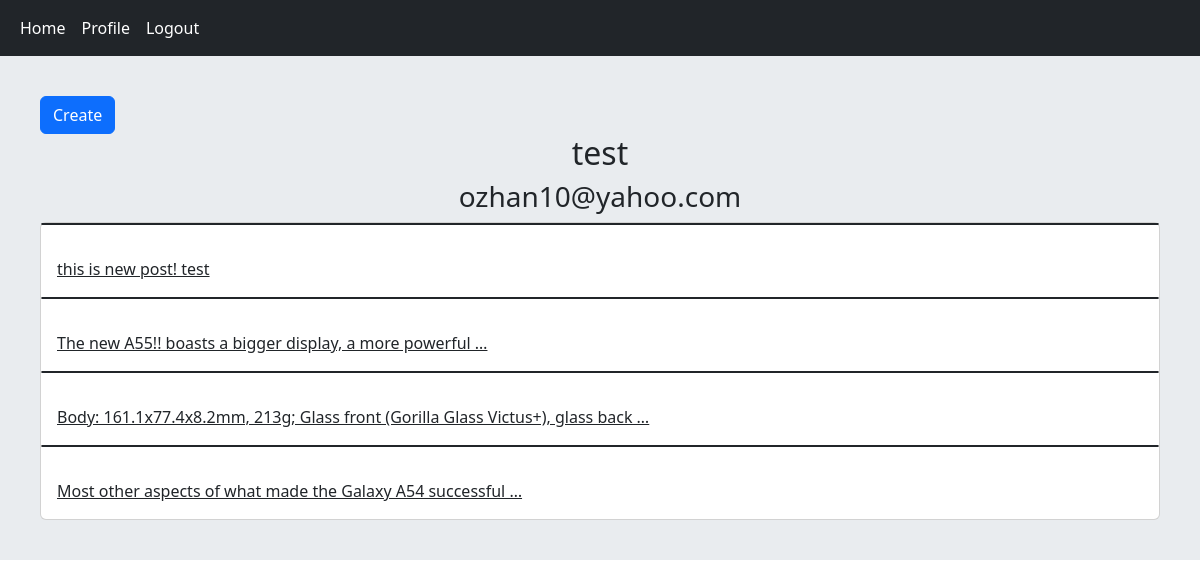
The app's page /account/profile/2/ (signed in) with its own data.
### home/models.py (models this page shows, shortened)
class Post(models.Model):
    user = models.ForeignKey(User,on_delete=models.CASCADE,related_name='posts')
    body = models.TextField()
    slug = models.SlugField()
    created = models.DateTimeField(auto_now_add=True)
    updated = models.DateTimeField(auto_now=True)
    class Meta():
        ordering = ['-updated']
    def get_absolute_url(self):
        return reverse('home:post_detail',args=(self.id,self.slug))

### account/views.py (the view)
# urls.py: path('profile/<user_id>/',views.UserProfileView.as_view(),name='user_profile'),
class UserProfileView(LoginRequiredMixin, View):
    def get(self, request, user_id):
        if_following = False
        user = get_object_or_404(User, pk=user_id)
        post = user.posts.all()
        relation = Relation.objects.filter(from_user = request.user , to_user=user)
        if relation.exists():
            if_following = True
        return render(request, 'account/profile.html', {'user': user, 'posts': post,'is_following':if_following})

### account/templates/account/profile.html (shortened to what this page needs)
{% extends 'base.html' %}
{% block content %}
    {% if request.user.id == user.id %}
        <a href="{% url 'home:post_create' %}" class="btn btn-primary" > Create </a>
    {% endif %}
    <h2 class="text-center" > {{ user.username }} </h2>
    <h3 class="text-center" > {{ user.email }} </h3>
    <div class="card" >
        {% for post in posts %}
        <h2 class="card border-dark mb-3">  </h2>
            <a href="{{ post.get_absolute_url }}" class="card-body" > {{ post.body|truncatewords:10 }}  </a>
        {% endfor %}
    </div>
{% endblock %}

### records on screen
Post: body "this is new post! test"
Post: body "The new A55!! boasts a bigger display, a more powerful …"
Post: body "Body: 161.1x77.4x8.2mm, 213g; Glass front (Gorilla Glass Victus+), glass back …"
Post: body "Most other aspects of what made the Galaxy A54 successful …"

### other values on screen
{{ user.username }} "test"
{{ user.email }} "ozhan10@yahoo.com"
